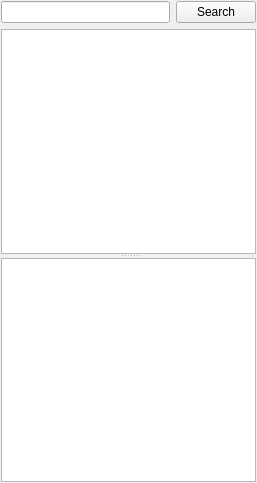
<?xml version="1.0" encoding="UTF-8"?>
<ui version="4.0">
 <class>finUiSysFuncList</class>
 <widget class="QWidget" name="finUiSysFuncList">
  <property name="geometry">
   <rect>
    <x>0</x>
    <y>0</y>
    <width>257</width>
    <height>483</height>
   </rect>
  </property>
  <property name="windowTitle">
   <string>Form</string>
  </property>
  <layout class="QVBoxLayout" name="verticalLayout" stretch="0,1">
   <property name="leftMargin">
    <number>1</number>
   </property>
   <property name="topMargin">
    <number>1</number>
   </property>
   <property name="rightMargin">
    <number>1</number>
   </property>
   <property name="bottomMargin">
    <number>1</number>
   </property>
   <item>
    <layout class="QHBoxLayout" name="horizontalLayout" stretch="1,0">
     <item>
      <widget class="QLineEdit" name="leSearchKey"/>
     </item>
     <item>
      <widget class="QPushButton" name="pbSearch">
       <property name="text">
        <string>Search</string>
       </property>
      </widget>
     </item>
    </layout>
   </item>
   <item>
    <widget class="QSplitter" name="splitter">
     <property name="orientation">
      <enum>Qt::Vertical</enum>
     </property>
     <widget class="QTreeWidget" name="trwFuncList">
      <attribute name="headerVisible">
       <bool>false</bool>
      </attribute>
      <column>
       <property name="text">
        <string notr="true">FunctionName</string>
       </property>
      </column>
     </widget>
     <widget class="QPlainTextEdit" name="pteFunctionDesc">
      <property name="readOnly">
       <bool>true</bool>
      </property>
     </widget>
    </widget>
   </item>
  </layout>
 </widget>
 <resources/>
 <connections/>
</ui>
